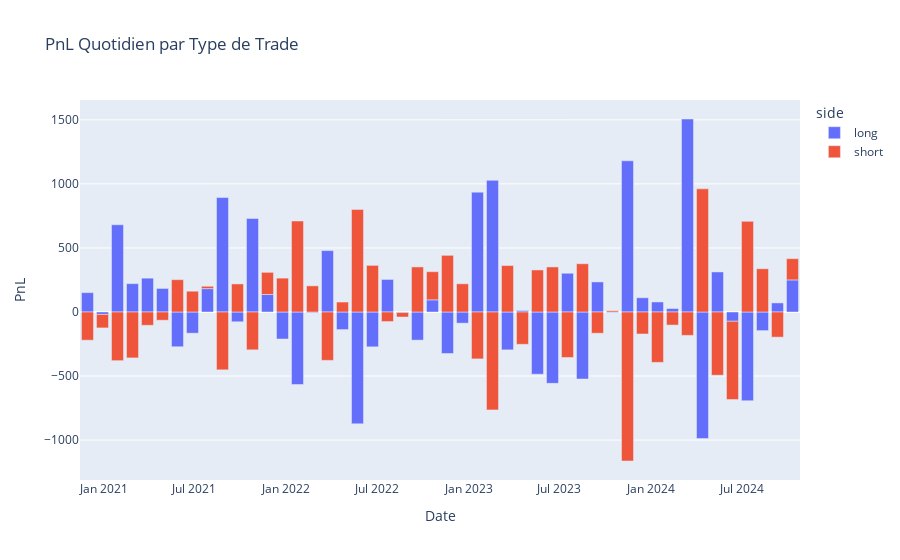

Notebook code cell kept with this figure:
### Code cell
df['date'] = df['close_time'].dt.date
daily_pnl = df.groupby(['date', 'side'])['trade_pnl'].sum().reset_index()

fig = px.bar(daily_pnl, x='date', y='trade_pnl', color='side',
             title='PnL Quotidien par Type de Trade',
             labels={'trade_pnl': 'PnL', 'date': 'Date'})
fig.show()

### Figure 1 — Plotly figure (JSON) as saved in the notebook; plotly's stock layout.template omitted (floating-point values rounded to 4 significant figures)
{"data": [{"alignmentgroup": "True", "hovertemplate": "side=long<br>Date=%{x}<br>PnL=%{y}<extra></extra>", "legendgroup": "long", "marker": {"color": "#636efa", "pattern": {"shape": ""}}, "name": "long", "offsetgroup": "long", "orientation": "v", "showlegend": true, "textposition": "auto", "type": "bar", "x": ["2020-11-30", "2020-12-30", "2021-01-29", "2021-02-28", "2021-03-30", "2021-04-29", "2021-05-29", "2021-06-28", "2021-07-28", "2021-08-27", "2021-09-26", "2021-10-26", "2021-11-25", "2021-12-25", "2022-01-24", "2022-02-23", "2022-03-25", "2022-04-24", "2022-05-24", "2022-06-23", "2022-07-23", "2022-08-22", "2022-09-21", "2022-10-21", "2022-11-20", "2022-12-20", "2023-01-19", "2023-02-18", "2023-03-20", "2023-04-19", "2023-05-19", "2023-06-18", "2023-07-18", "2023-08-17", "2023-09-16", "2023-10-16", "2023-11-15", "2023-12-15", "2024-01-14", "2024-02-13", "2024-03-14", "2024-04-13", "2024-05-13", "2024-06-12", "2024-07-12", "2024-08-11", "2024-09-10", "2024-10-10"], "xaxis": "x", "y": [151.1, -18.96, 680.9, 221.3, 264.1, 183.7, -271.3, -165.5, 182.6, 893.6, -76.29, 730.2, 136.6, -211.1, -565.8, -5.813, 479.3, -137.5, -873.3, -272.1, 254.1, -4.578, -219.8, 94.8, -324.0, -87.17, 935.5, 1028.0, -295.6, 11.53, -485.9, -557.1, 302.5, -523.4, 234.8, -4.493, 1180.0, 111.2, 78.41, 26.91, 1507.0, -987.4, 312.6, -72.28, -692.7, -145.4, 70.95, 250.5], "yaxis": "y"}, {"alignmentgroup": "True", "hovertemplate": "side=short<br>Date=%{x}<br>PnL=%{y}<extra></extra>", "legendgroup": "short", "marker": {"color": "#EF553B", "pattern": {"shape": ""}}, "name": "short", "offsetgroup": "short", "orientation": "v", "showlegend": true, "textposition": "auto", "type": "bar", "x": ["2020-11-30", "2020-12-30", "2021-01-29", "2021-02-28", "2021-03-30", "2021-04-29", "2021-05-29", "2021-06-28", "2021-07-28", "2021-08-27", "2021-09-26", "2021-10-26", "2021-11-25", "2021-12-25", "2022-01-24", "2022-02-23", "2022-03-25", "2022-04-24", "2022-05-24", "2022-06-23", "2022-07-23", "2022-08-22", "2022-09-21", "2022-10-21", "2022-11-20", "2022-12-20", "2023-01-19", "2023-02-18", "2023-03-20", "2023-04-19", "2023-05-19", "2023-06-18", "2023-07-18", "2023-08-17", "2023-09-16", "2023-10-16", "2023-11-15", "2023-12-15", "2024-01-14", "2024-02-13", "2024-03-14", "2024-04-13", "2024-05-13", "2024-06-12", "2024-07-12", "2024-08-11", "2024-09-10", "2024-10-10"], "xaxis": "x", "y": [-220.2, -105.3, -379.8, -358.5, -103.8, -64.34, 252.3, 162.3, 18.19, -451.6, 219.2, -295.4, 173.0, 264.5, 710.4, 204.2, -377.8, 77.69, 801.0, 363.9, -74.49, -34.43, 351.8, 219.8, 442.3, 220.1, -366.1, -764.3, 362.8, -252.3, 328.2, 351.8, -355.1, 376.7, -165.8, 9.572, -1163.0, -171.8, -393.2, -102.1, -182.5, 961.4, -493.6, -611.2, 707.6, 337.5, -196.4, 165.8], "yaxis": "y"}], "layout": {"barmode": "relative", "legend": {"title": {"text": "side"}, "tracegroupgap": 0}, "title": {"text": "PnL Quotidien par Type de Trade"}, "xaxis": {"anchor": "y", "domain": [0, 1], "title": {"text": "Date"}}, "yaxis": {"anchor": "x", "domain": [0, 1], "title": {"text": "PnL"}}}}
